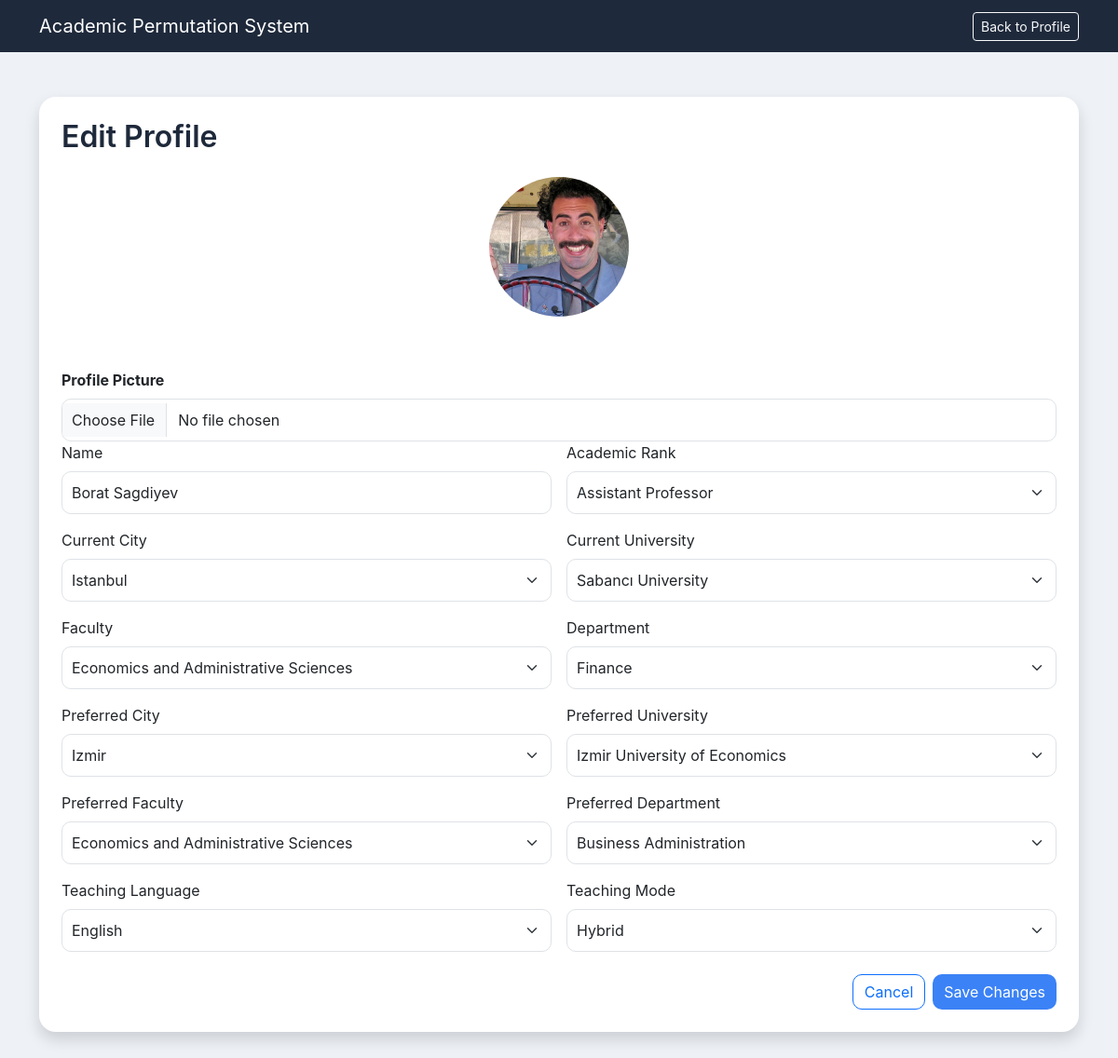
Screenshot of /edit-profile/61 (signed in) with the database file from the repository.
### tables this page shows
CREATE TABLE "users" (
	"id"	INTEGER,
	"email"	TEXT,
	"name"	TEXT NOT NULL,
	"rank"	TEXT NOT NULL,
	"department"	TEXT NOT NULL,
	"current_faculty"	TEXT,
	"current_university"	TEXT NOT NULL,
	"current_city"	TEXT NOT NULL,
	"preferred_faculty"	TEXT,
	"preferred_department"	TEXT,
	"preferred_university"	TEXT NOT NULL,
	"preferred_city"	TEXT NOT NULL,
	"teaching_language"	TEXT,
	"teaching_mode"	TEXT,
	"profile_picture"	TEXT,
	PRIMARY KEY("id" AUTOINCREMENT)
);

### app.py (the view, shortened to what this page needs)
@app.route("/edit-profile/<int:user_id>", methods=["GET", "POST"])
def edit_profile(user_id):
    if not is_logged_in():
        return redirect("/login")
    conn = sqlite3.connect("database.db")
    conn.row_factory = sqlite3.Row
    cursor = conn.cursor()
    cursor.execute("SELECT * FROM users WHERE id = ?", (user_id,))
    user = cursor.fetchone()
    if user is None:
        conn.close()
        return "User not found"
    if user["email"] != session["email"]:
        conn.close()
        return redirect("/dashboard")
    conn.close()
    return render_template(
    "edit_profile.html",
    user=user,
    t=get_translations(),
    lang=get_language()
)

### app.py (called while the page is built)
def is_logged_in():
    return "email" in session

def get_language():
    return session.get("language", "en")

def get_translations():
    lang = get_language()
    return translations.get(lang, translations["en"])

### templates/edit_profile.html (shortened to what this page needs)
<!DOCTYPE html>
<html lang="{{ lang }}">
<head>
    <link href="https://cdn.jsdelivr.net/npm/bootstrap@5.3.3/dist/css/bootstrap.min.css" rel="stylesheet">
    <link rel="stylesheet" href="{{ url_for('static', filename='style.css') }}">
</head>
<body>
<nav class="navbar navbar-dark">
    <div class="container d-flex justify-content-between align-items-center">
        <a class="navbar-brand" href="/dashboard">{{ t["app_name"] }}</a>
        <a href="/profile/{{ user['id'] }}" class="btn btn-outline-light btn-sm">{{ t["back_to_profile"] }}</a>
    </div>
</nav>
<div class="container py-5">
    <div class="card shadow p-4">
        <h2 class="mb-4">{{ t["edit_profile"] }}</h2>
        <div class="text-center mb-4">
    {% if user['profile_picture'] %}
        <img src="{{ url_for('static', filename=user['profile_picture']) }}"
             class="rounded-circle mb-3"
             style="width:150px;height:150px;object-fit:cover;">
    {% else %}
        <div class="profile-avatar mx-auto">
            {{ user['name'][0]|upper }}
        </div>
    {% endif %}
</div>
       <form method="POST" enctype="multipart/form-data">
        <div class="mt-3">
        <label class="form-label fw-bold">Profile Picture</label>
        <input type="file"
               name="profile_picture"
               class="form-control"
               accept=".jpg,.jpeg,.png">
    </div>
            <div class="row g-3">
                <div class="col-md-6">
                    <label class="form-label">{{ t["name"] }}</label>
                    <input type="text" name="name" class="form-control" value="{{ user['name'] }}" required>
                </div>
                <div class="col-md-6">
                    <label class="form-label">{{ t["academic_rank"] }}</label>
                    <select name="rank" class="form-select" required>
                        <option {% if user['rank'] == 'Assistant Professor' %}selected{% endif %}>Assistant Professor</option>
                    </select>
                </div>
                <div class="col-md-6">
                    <label class="form-label">{{ t["current_city"] }}</label>
                    <select name="current_city" id="current_city" class="form-select" onchange="updateUniversities('current')" required>
                        <option {% if user['current_city'] == 'Istanbul' %}selected{% endif %}>Istanbul</option>
                    </select>
                </div>
                <div class="col-md-6">
                    <label class="form-label">{{ t["current_university"] }}</label>
                    <select name="current_university" id="current_university" class="form-select" required></select>
                </div>
                <div class="col-md-6">
                    <label class="form-label">{{ t["faculty"] }}</label>
                    <select name="current_faculty" id="current_faculty" class="form-select" onchange="updateDepartments('current')" required>
                        <option {% if user['current_faculty'] == 'Economics and Administrative Sciences' %}selected{% endif %}>Economics and Administrative Sciences</option>
                    </select>
                </div>
                <div class="col-md-6">
                    <label class="form-label">{{ t["department"] }}</label>
                    <select name="department" id="current_department" class="form-select" required></select>
                </div>
                <div class="col-md-6">
                    <label class="form-label">{{ t["preferred_city"] }}</label>
                    <select name="preferred_city" id="preferred_city" class="form-select" onchange="updateUniversities('preferred')" required>
                        <option {% if user['preferred_city'] == 'Izmir' %}selected{% endif %}>Izmir</option>
                    </select>
                </div>
                <div class="col-md-6">
                    <label class="form-label">{{ t["preferred_university"] }}</label>
                    <select name="preferred_university" id="preferred_university" class="form-select" required></select>
                </div>
                <div class="col-md-6">
                    <label class="form-label">{{ t["preferred_faculty"] }}</label>
                    <select name="preferred_faculty" id="preferred_faculty" class="form-select" onchange="updateDepartments('preferred')" required>
                        <option {% if user['preferred_faculty'] == 'Economics and Administrative Sciences' %}selected{% endif %}>Economics and Administrative Sciences</option>
                    </select>
                </div>
                <div class="col-md-6">
                    <label class="form-label">{{ t["preferred_department"] }}</label>
                    <select name="preferred_department" id="preferred_department" class="form-select" required></select>
                </div>
                <div class="col-md-6">
                    <label class="form-label">{{ t["teaching_language"] }}</label>
                    <select name="teaching_language" class="form-select" required>
                        <option value="English" {% if user['teaching_language'] == 'English' %}selected{% endif %}>English</option>
                    </select>
                </div>
                <div class="col-md-6">
                    <label class="form-label">{{ t["teaching_mode"] }}</label>
                    <select name="teaching_mode" class="form-select" required>
                        <option value="Hybrid" {% if user['teaching_mode'] == 'Hybrid' %}selected{% endif %}>Hybrid</option>
                    </select>
                </div>
            </div>
            <div class="d-flex justify-content-end gap-2 mt-4">
                <a href="/profile/{{ user['id'] }}" class="btn btn-outline-primary">{{ t["cancel"] }}</a>
                <button type="submit" class="btn btn-primary">{{ t["save_changes"] }}</button>
            </div>
        </form>
    </div>
</div>
</body>
</html>

### static/style.css (style rules this page uses)
body { font-family: -apple-system, BlinkMacSystemFont, "Segoe UI", Roboto, sans-serif; background-color: #eef2f7; color: #1e293b; }
.navbar { background: #1e293b !important; }
h1, h2, h4 { font-weight: 600; color: #1e293b; }
.card { border: none; border-radius: 18px; transition: all 0.2s ease; }
.btn-primary { background-color: #3b82f6; border: none; border-radius: 10px; }
.btn-outline-primary { border-radius: 10px; }
.form-control, .form-select { border-radius: 10px; padding: 10px; }

### rows the page displays
users: profile_picture (picture), name "Borat Sagdiyev", rank "Assistant Professor", current_city "Istanbul", current_faculty "Economics and Administrative Sciences", preferred_city "Izmir", preferred_faculty "Economics and Administrative Sciences", teaching_language "English", teaching_mode "Hybrid"

### other values shown
{{ t["app_name"] }} "Academic Permutation System"
{{ t["back_to_profile"] }} "Back to Profile"
{{ t["edit_profile"] }} "Edit Profile"
{{ t["name"] }} "Name"
{{ t["academic_rank"] }} "Academic Rank"
{{ t["current_city"] }} "Current City"
{{ t["current_university"] }} "Current University"
{{ t["faculty"] }} "Faculty"
{{ t["department"] }} "Department"
{{ t["preferred_city"] }} "Preferred City"
{{ t["preferred_university"] }} "Preferred University"
{{ t["preferred_faculty"] }} "Preferred Faculty"
{{ t["preferred_department"] }} "Preferred Department"
{{ t["teaching_language"] }} "Teaching Language"
{{ t["teaching_mode"] }} "Teaching Mode"
